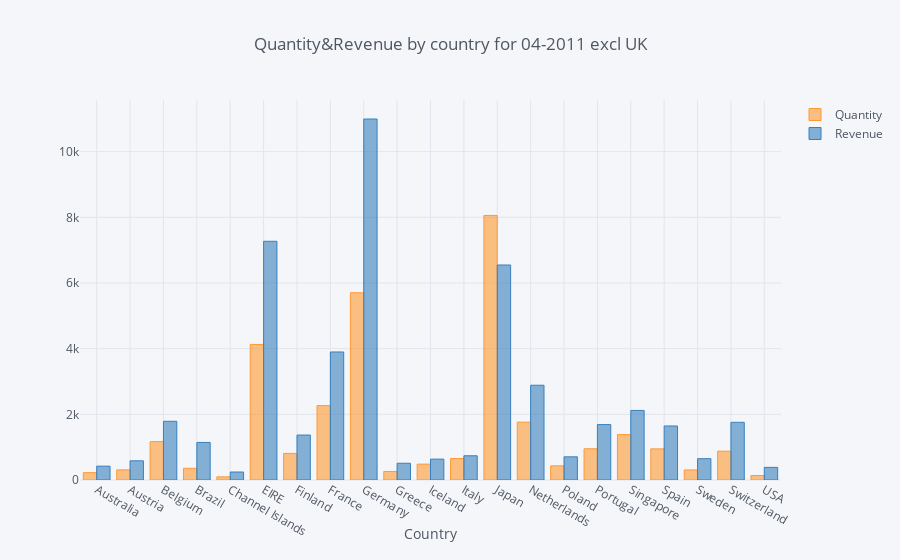

Notebook code cell kept with this figure:
### Markdown cell above
## 1. Create an interactive bar chart showing total quantity and revenue by country (excluding United Kingdom) for the month of April 2011.

### Code cell
data_bar = data[(data['InvoiceDate']>='2011-04-01')&(data['InvoiceDate']<='2011-04-30')&
                (data['Country']!='United Kingdom')]

data_bar = data_bar.groupby('Country', as_index=False).agg({'Quantity':'sum', 'Revenue':'sum'})
data_bar.iplot(kind='bar', x='Country', xTitle='Country', title="Quantity&Revenue by country for 04-2011 excl UK")

### Figure 1 — Plotly figure (JSON) as saved in the notebook; plotly's stock layout.template omitted (floating-point values rounded to 4 significant figures)
{"data": [{"marker": {"color": "rgba(255, 153, 51, 0.6)", "line": {"color": "rgba(255, 153, 51, 1.0)", "width": 1}}, "name": "Quantity", "orientation": "v", "text": "", "type": "bar", "uid": "4a3797fb-a6a4-423b-b3ae-ade942ec8e30", "x": ["Australia", "Austria", "Belgium", "Brazil", "Channel Islands", "EIRE", "Finland", "France", "Germany", "Greece", "Iceland", "Italy", "Japan", "Netherlands", "Poland", "Portugal", "Singapore", "Spain", "Sweden", "Switzerland", "USA"], "y": [224, 308, 1170, 356, 96, 4129, 810, 2265, 5702, 260, 483, 653, 8058, 1762, 432, 951, 1384, 948, 306, 878, 137]}, {"marker": {"color": "rgba(55, 128, 191, 0.6)", "line": {"color": "rgba(55, 128, 191, 1.0)", "width": 1}}, "name": "Revenue", "orientation": "v", "text": "", "type": "bar", "uid": "bf5f86fc-7a14-4154-afa9-cbed09c55789", "x": ["Australia", "Austria", "Belgium", "Brazil", "Channel Islands", "EIRE", "Finland", "France", "Germany", "Greece", "Iceland", "Italy", "Japan", "Netherlands", "Poland", "Portugal", "Singapore", "Spain", "Sweden", "Switzerland", "USA"], "y": [421.6, 584.8, 1788.0, 1144.0, 243.0, 7270.0, 1369.0, 3899.0, 10990.0, 509.7, 636.2, 737.8, 6549.0, 2887.0, 705.8, 1688.0, 2119.0, 1646.0, 649.1, 1757.0, 383.9]}], "layout": {"legend": {"bgcolor": "#F5F6F9", "font": {"color": "#4D5663"}}, "paper_bgcolor": "#F5F6F9", "plot_bgcolor": "#F5F6F9", "title": {"font": {"color": "#4D5663"}, "text": "Quantity&Revenue by country for 04-2011 excl UK"}, "xaxis": {"gridcolor": "#E1E5ED", "showgrid": true, "tickfont": {"color": "#4D5663"}, "title": {"font": {"color": "#4D5663"}, "text": "Country"}, "zerolinecolor": "#E1E5ED"}, "yaxis": {"gridcolor": "#E1E5ED", "showgrid": true, "tickfont": {"color": "#4D5663"}, "title": {"font": {"color": "#4D5663"}, "text": ""}, "zerolinecolor": "#E1E5ED"}}}
